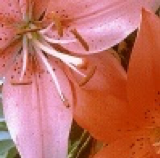
#> input picture Images/flower.png, 160 x 158 px, found by its file name
$ python zoom_im.py
#> lines starting #> are read from the running program, lines starting #| are printed output that depends on the picture
#> further down, img is the input picture: shape (158, 160, 3); mean B, G, R 98.6, 111, 194.2
import numpy as np
import scipy as sp
import cv2
import random
from matplotlib import pyplot as plt

def zoom(img, factor):
#> called with factor = 4
    h,w,s = img.shape
#> h = 158; w = 160; s = 3
    print (img.shape)
#| (158, 160, 3)
    z_h = factor*h
#> z_h = 632
    z_w = factor*w
#> z_w = 640
    cnt_h = 0
    cnt_w = 0
    x = 0
    y = 0
    z_img = np.empty((factor*h+1, factor*w+1, s), np.uint8)
    for i in range(z_h):
        y = 0
        for j in range(z_w):
            #print(i,j)
            #print(x,y)
            z_img[i][j] = img[x][y]
            cnt_w  = cnt_w + 1
            if (cnt_w % factor == 0):
                y = y+1
        cnt_h  = cnt_h + 1
        if (cnt_h % factor == 0):
            x = x+1
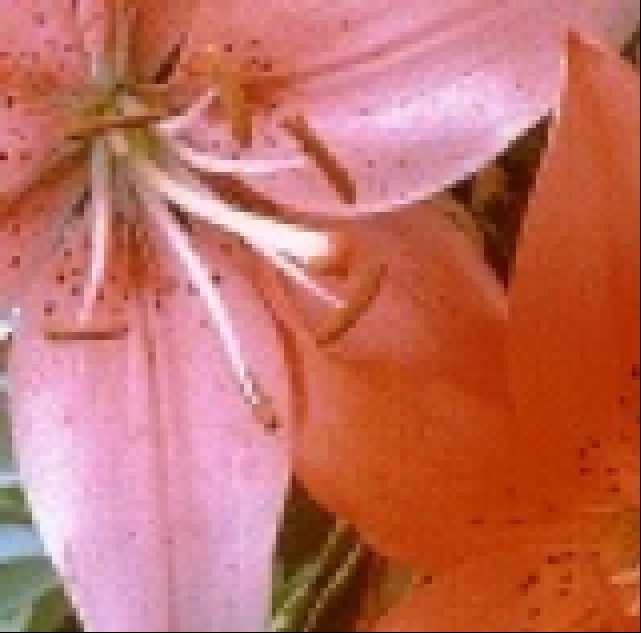
#> z_img: shape (633, 641, 3); mean B, G, R 98.3, 110.7, 193.6
#> after the loop, cnt_h = 632; cnt_w = 404480; x = 158
    return z_img


img = cv2.imread("images/flower.png")
d_img = zoom(img, 4)
cv2.imshow("orig", img)
cv2.waitKey(0)
cv2.imshow("d_img", d_img)
cv2.waitKey(0)
cv2.destroyAllWindows()
